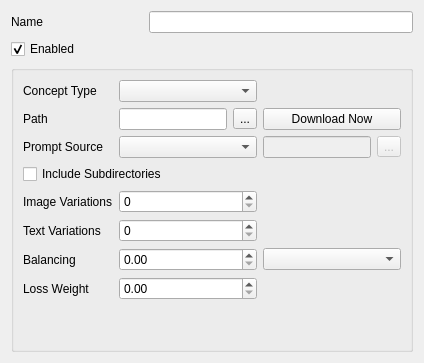
     <widget class="QWidget" name="tab">
      <attribute name="title">
       <string>General</string>
      </attribute>
      <layout class="QGridLayout" name="gridLayout_2">
       <item row="0" column="2" colspan="2">
        <widget class="QLineEdit" name="nameLed">
         <property name="toolTip">
          <string>Name of the concept</string>
         </property>
        </widget>
       </item>
       <item row="2" column="1" colspan="3">
        <widget class="QGroupBox" name="conceptBox">
         <property name="enabled">
          <bool>true</bool>
         </property>
         <property name="title">
          <string/>
         </property>
         <layout class="QGridLayout" name="gridLayout_9">
          <item row="0" column="0">
           <widget class="QLabel" name="label_2">
            <property name="text">
             <string>Concept Type</string>
            </property>
            <property name="buddy">
             <cstring>conceptTypeCmb</cstring>
            </property>
           </widget>
          </item>
          <item row="0" column="1" colspan="2">
           <widget class="QComboBox" name="conceptTypeCmb">
            <property name="toolTip">
             <string>STANDARD: Standard finetuning with the sample as training target
VALIDATION: Use concept for validation instead of training
PRIOR_PREDICTION: Use the sample to make a prediction using the model as it was before training. This prediction is then used as the training target  for the model in training. This can be used as regularisation and to preserve prior model knowledge while finetuning the model on other concepts.  Only implemented for LoRA</string>
            </property>
           </widget>
          </item>
          <item row="1" column="0">
           <widget class="QLabel" name="label_3">
            <property name="text">
             <string>Path</string>
            </property>
            <property name="buddy">
             <cstring>pathLed</cstring>
            </property>
           </widget>
          </item>
          <item row="1" column="1">
           <widget class="QLineEdit" name="pathLed">
            <property name="toolTip">
             <string>Path where the training data is located</string>
            </property>
           </widget>
          </item>
          <item row="1" column="2">
           <widget class="QToolButton" name="pathBtn">
            <property name="text">
             <string>...</string>
            </property>
           </widget>
          </item>
          <item row="1" column="3" colspan="2">
           <widget class="QPushButton" name="downloadNowBtn">
            <property name="text">
             <string>Download Now</string>
            </property>
           </widget>
          </item>
          <item row="2" column="0">
           <widget class="QLabel" name="label_4">
            <property name="text">
             <string>Prompt Source</string>
            </property>
            <property name="buddy">
             <cstring>promptSourceCmb</cstring>
            </property>
           </widget>
          </item>
          <item row="2" column="1" colspan="2">
           <widget class="QComboBox" name="promptSourceCmb">
            <property name="toolTip">
             <string>The source for prompts used during training. When selecting &quot;From single text file&quot;, select a text file that contains a list of prompts</string>
            </property>
           </widget>
          </item>
          <item row="2" column="3">
           <widget class="QLineEdit" name="promptSourceLed">
            <property name="enabled">
             <bool>false</bool>
            </property>
           </widget>
          </item>
          <item row="2" column="4">
           <widget class="QToolButton" name="promptSourceBtn">
            <property name="enabled">
             <bool>false</bool>
            </property>
            <property name="text">
             <string>...</string>
            </property>
           </widget>
          </item>
          <item row="3" column="0" colspan="3">
           <widget class="QCheckBox" name="includeSubdirectoriesCbx">
            <property name="toolTip">
             <string>Includes images from subdirectories into the dataset</string>
            </property>
            <property name="text">
             <string>Include Subdirectories</string>
            </property>
           </widget>
          </item>
          <item row="4" column="0">
           <widget class="QLabel" name="label_5">
            <property name="text">
             <string>Image Variations</string>
            </property>
            <property name="buddy">
             <cstring>imageVariationsSbx</cstring>
            </property>
           </widget>
          </item>
          <item row="4" column="1" colspan="2">
           <widget class="QSpinBox" name="imageVariationsSbx">
            <property name="toolTip">
             <string>The number of different image versions to cache if latent caching is enabled</string>
            </property>
           </widget>
          </item>
          <item row="5" column="0">
           <widget class="QLabel" name="label_6">
            <property name="text">
             <string>Text Variations</string>
            </property>
            <property name="buddy">
             <cstring>textVariationsSbx</cstring>
            </property>
           </widget>
          </item>
          <item row="5" column="1" colspan="2">
           <widget class="QSpinBox" name="textVariationsSbx">
            <property name="toolTip">
             <string>The number of different text versions to cache if latent caching is enabled</string>
            </property>
           </widget>
          </item>
          <item row="6" column="0">
           <widget class="QLabel" name="label_7">
            <property name="text">
             <string>Balancing</string>
            </property>
            <property name="buddy">
             <cstring>balancingSbx</cstring>
            </property>
           </widget>
          </item>
          <item row="6" column="1" colspan="2">
           <widget class="QDoubleSpinBox" name="balancingSbx">
            <property name="toolTip">
             <string>The number of samples used during training. Use repeats to multiply the concept, or samples to specify an exact number of samples used in each epoch</string>
            </property>
           </widget>
          </item>
          <item row="6" column="3" colspan="2">
           <widget class="QComboBox" name="balancingCmb"/>
          </item>
          <item row="7" column="0">
           <widget class="QLabel" name="label_8">
            <property name="text">
             <string>Loss Weight</string>
            </property>
            <property name="buddy">
             <cstring>lossWeightSbx</cstring>
            </property>
           </widget>
          </item>
          <item row="7" column="1" colspan="2">
           <widget class="QDoubleSpinBox" name="lossWeightSbx">
            <property name="toolTip">
             <string>The loss multiplyer for this concept</string>
            </property>
           </widget>
          </item>
          <item row="8" column="0" colspan="2">
           <spacer name="verticalSpacer">
            <property name="orientation">
             <enum>Qt::Orientation::Vertical</enum>
            </property>
            <property name="sizeHint" stdset="0">
             <size>
              <width>20</width>
              <height>40</height>
             </size>
            </property>
           </spacer>
          </item>
         </layout>
        </widget>
       </item>
       <item row="0" column="1">
        <widget class="QLabel" name="label">
         <property name="text">
          <string>Name</string>
         </property>
         <property name="buddy">
          <cstring>nameLed</cstring>
         </property>
        </widget>
       </item>
       <item row="1" column="1" colspan="3">
        <widget class="QCheckBox" name="enabledCbx">
         <property name="enabled">
          <bool>true</bool>
         </property>
         <property name="toolTip">
          <string>Enable or disable this concept</string>
         </property>
         <property name="text">
          <string>Enabled</string>
         </property>
         <property name="checked">
          <bool>true</bool>
         </property>
        </widget>
       </item>
      </layout>
     </widget>
